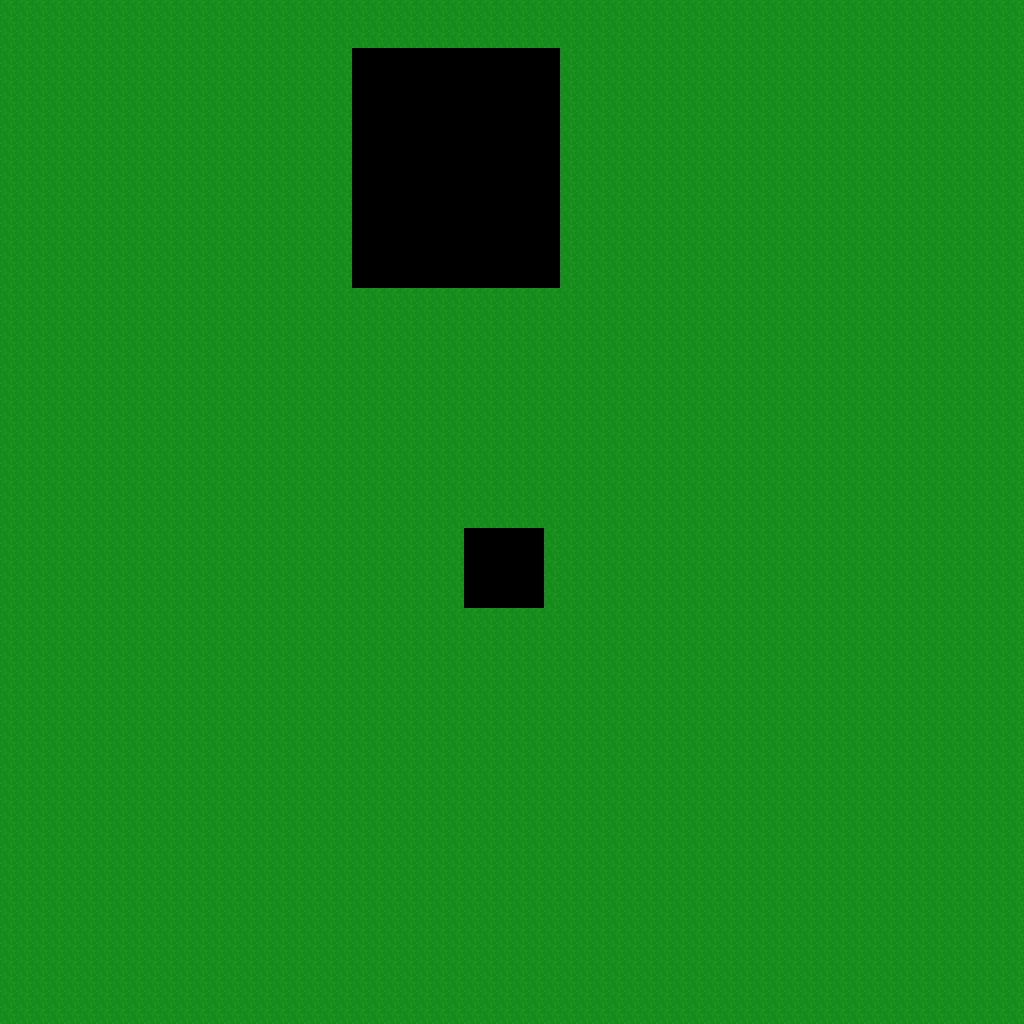

The image is a tile-based game level rendered from a .tmx file. Its description and source (layers, tilesets, objects; grid data summarised) follow:
An orthogonal 64x64 tile map with 16x16 px tiles, 1 tile layer (base), 1 hidden layer not drawn and 1 object.

<map version="1.10" tiledversion="1.12.1" orientation="orthogonal" renderorder="right-down" width="64" height="64" tilewidth="16" tileheight="16" infinite="0" nextlayerid="3" nextobjectid="2">
 <tileset firstgid="1" source="../classiciphone_pics4.tsx" />
 <layer id="1" name="base" width="64" height="64">
  <data>[4096 cells, 3876 non-empty, 1 distinct tile ids]</data>
 </layer>
 <layer id="2" name="collision" width="64" height="64" visible="0">
  <properties><property name="collision" value="true" /></properties>
  <data>[4096 cells, 0 non-empty, 0 distinct tile ids]</data>
 </layer>
 <objectgroup id="3" name="npcs">
  <object id="1" x="224.0" y="464.0" width="16" height="16">
   <properties>
    <property name="script" type="string">-- Auto-converted from GraalScript
-- [CLIENT-SIDE — server no-op]
-- if (created) {
-- timeout=.05;
-- this.xs=0;
-- this.x2=playerx+2.5*sin(this.angle)+1.5;
-- this.y2=playery+2.5*cos(this.angle)+1.5;
-- this.2x2=playerx+3.5*sin(this.angle)+1.5;
-- this.2y2=playery+3.5*cos(this.angle)+1.5;
-- }
-- if (timeout) {
-- this.a++;
-- if (this.a==10) this.a=0;
-- if (keydown(0) || keydown(1) || keydown(2) || keydown(3)) {
-- this.angle=(this.angle+.2)%6.28;
-- if (this.xs==0) {
-- this.x1=playerx+2.5*sin(this.angle)+1.5;
-- this.y1=playery+2.5*cos(this.angle)+1.5;
-- this.2x1=playerx+3.5*sin(this.angle)+1.5;
-- this.2y1=playery+3.5*cos(this.angle)+1.5;
-- }
-- if (this.xs==1) {
-- this.x2=playerx+2.5*sin(this.angle)+1.5;
-- this.y2=playery+2.5*cos(this.angle)+1.5;
-- this.2x2=playerx+3.5*sin(this.angle)+1.5;
-- this.2y2=playery+3.5*cos(this.angle)+1.5;
-- }
-- showpoly this.a,
-- {this.x1,this.y1,this.2x1,this.2y1,this.2x2,this.2y2,this.x2,this.y2};
-- changeimgcolors this.a,this.r,this.g,this.b,1;
-- if (this.xs==0) this.xs=1;
-- else this.xs=0;
-- if (this.r!=1 &amp;&amp; this.g!=1 &amp;&amp; this.b=0) this.r += .05;
-- if (this.r=1 &amp;&amp; this.g!=1 &amp;&amp; this.b!=1) this.g += .05;
-- if (this.r=1 &amp;&amp; this.g=1 &amp;&amp; this.b!=1) this.b += .05;
-- if (this.r&lt;=1 &amp;&amp; this.g=1 &amp;&amp; this.b=1) this.r -= .05;
-- if (this.r=0 &amp;&amp; this.g&lt;=1 &amp;&amp; this.b=1) this.g -= .05;
-- if (this.r=0 &amp;&amp; this.g=0 &amp;&amp; this.b&lt;=1) this.b -= .05;
-- }
-- else hideimg this.a;
-- timeout=.05;
-- }</property>
   </properties>
  </object>
 </objectgroup>
</map>
